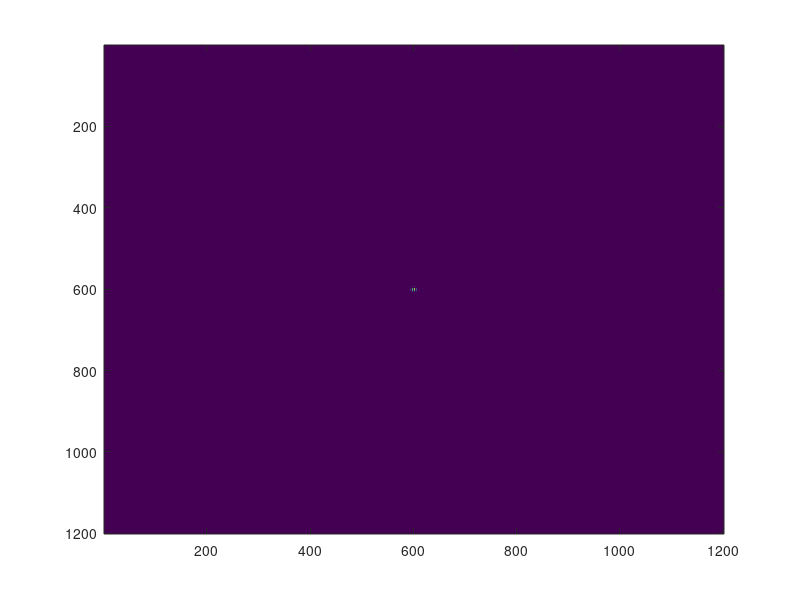
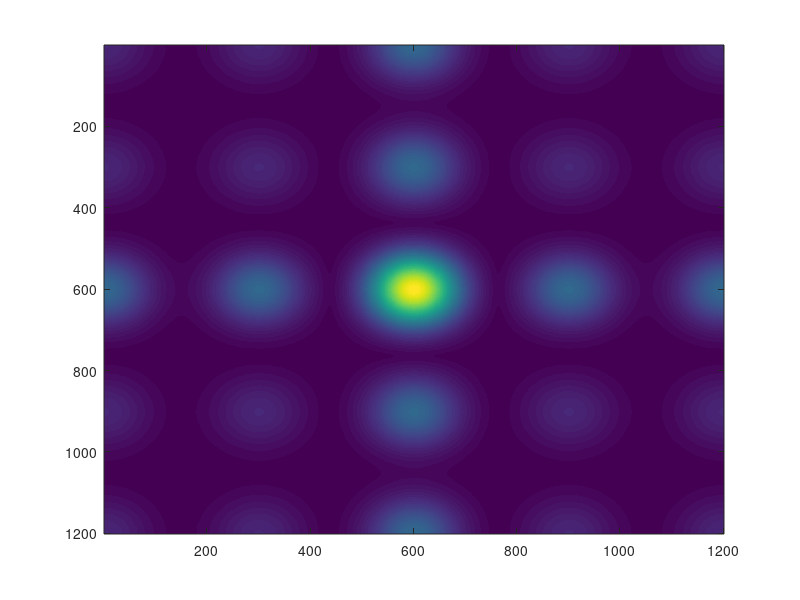
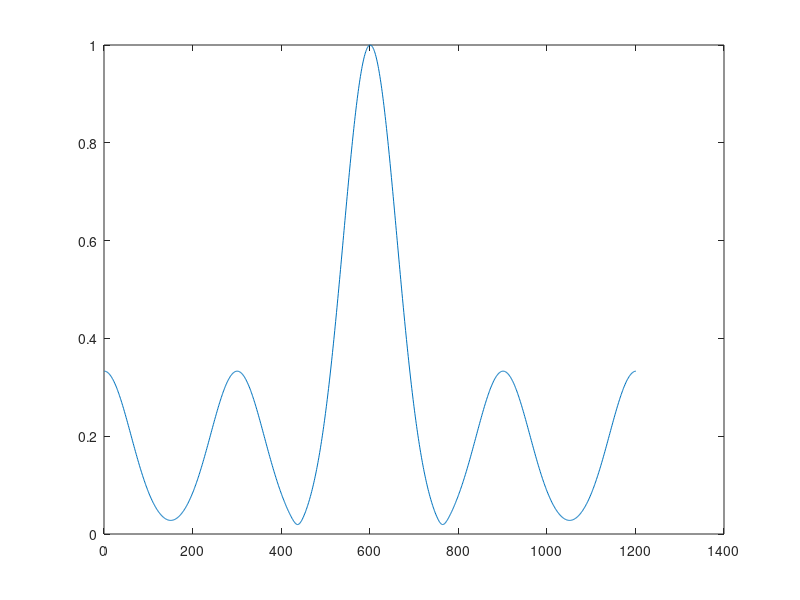

The MATLAB script that drew these images, in order:
clear;
x=-30:0.05:30;
y=-30:0.05:30;
n=length(x);
c=zeros(n,n); %Capacitivie
for i=1:n
    for j=1:n
        if mod(i,4)>0 && mod(j,4)>0
            c(i,j)=1;
        end
    end
end
g=zeros(n,n);
for i=1:n
    for j=1:n
        g(i,j)=exp(-((i-n/2)^2+(j-n/2)^2)/20);
    end
end

%{
d=6;
for i=int64(n/2)-d:1:int64(n/2)+d
for j=int64(n/2)-d:1:int64(n/2)+d
    if mod(i,2)>0 && mod(j,2)>0
            z(i,j)=1;
    end
end
end
%}
Z=g.*c;

fourier=fft2(Z);
imagesc(Z);
fourier=fftshift(fourier);
fourier_abs=abs(fourier);
fourier_abs=mat2gray(fourier_abs); 
figure()
imagesc(fourier_abs);
figure()
plot(fourier_abs(600,:));